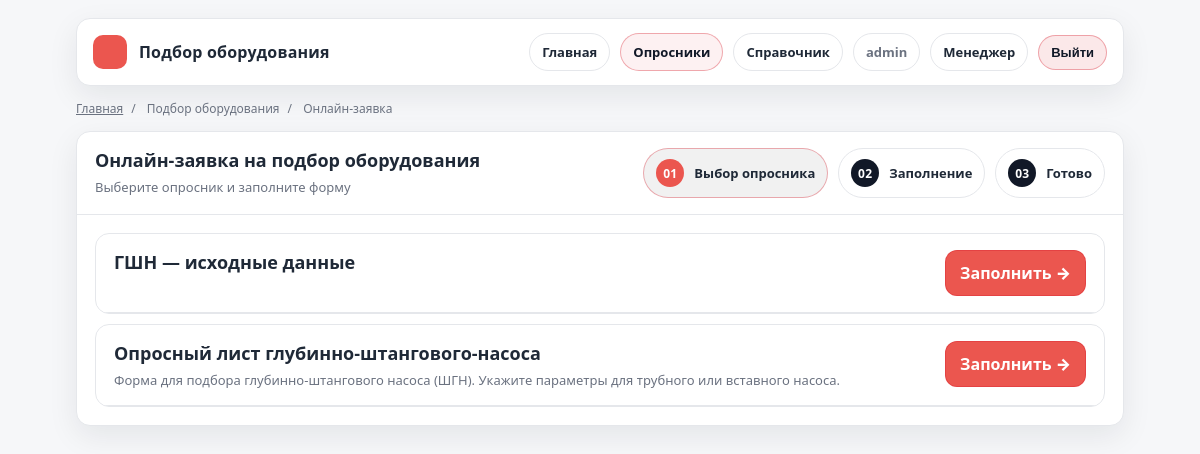
The app's page /q/ (signed in), older data.
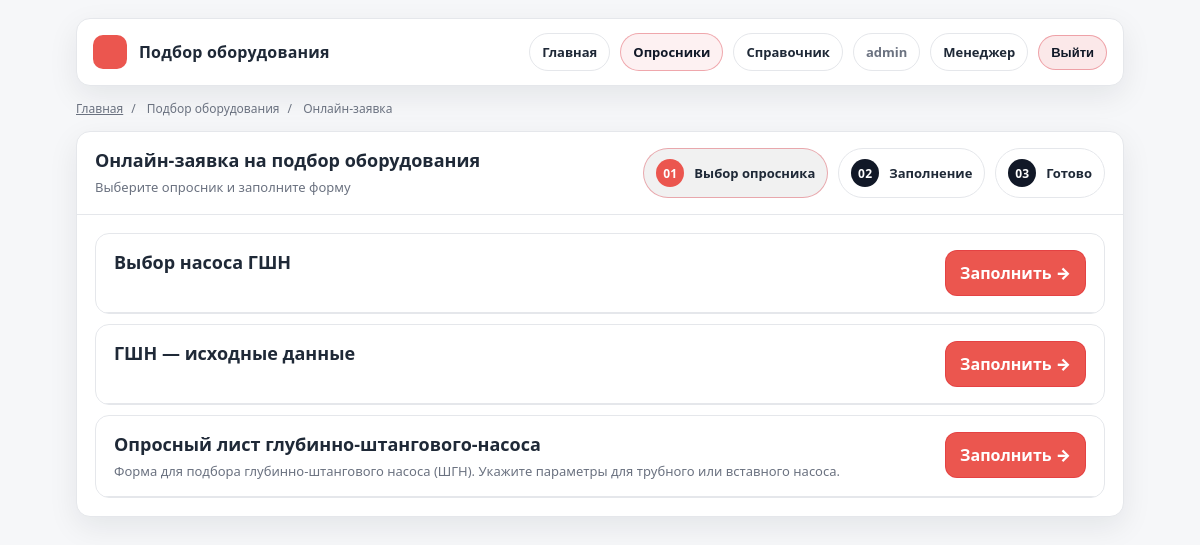
The same page, newer data.
### questionnaires/models.py (models this page shows, shortened)
class Questionnaire(models.Model):
    slug = models.SlugField(unique=True)
    title = models.CharField(max_length=200)
    description = models.TextField(blank=True)
    is_active = models.BooleanField(default=True)

### questionnaires/views.py (the view)
# urls.py: path("", views.questionnaire_list, name="questionnaire_list"),
@login_required
def questionnaire_list(request):
    items = Questionnaire.objects.filter(is_active=True).order_by("title")
    return render(request, "questionnaires/list.html", {"items": items})

### templates/questionnaires/list.html (shortened to what this page needs)
{% extends "base.html" %}
{% block crumbs %}
  <div class="crumbs">
    <a href="/">Главная</a><span class="sep">/</span>
    <span>Подбор оборудования</span><span class="sep">/</span>
    <span>Онлайн-заявка</span>
  </div>
{% endblock %}
{% block content %}
  <div class="card">
    <div class="card-head">
      <div>
        <h1 class="card-title">Онлайн-заявка на подбор оборудования</h1>
        <div class="card-sub">Выберите опросник и заполните форму</div>
      </div>
      <div class="stepper">
        <div class="step active"><span class="num">01</span> Выбор опросника</div>
        <div class="step"><span class="num">02</span> Заполнение</div>
        <div class="step"><span class="num">03</span> Готово</div>
      </div>
    </div>
    <div class="card-body">
      <div class="grid">
        {% for q in items %}
          <div class="card" style="margin-top:0; box-shadow:none;">
            <div class="card-head">
              <div>
                <h2 class="card-title">{{ q.title }}</h2>
                <div class="card-sub">{{ q.description }}</div>
              </div>
              <a class="btn primary" href="{% url 'start_questionnaire' slug=q.slug %}">Заполнить →</a>
            </div>
          </div>
        {% endfor %}
      </div>
    </div>
  </div>
{% endblock %}

Row changes from the older to the newer data that the page shows:
added Questionnaire: title "Выбор насоса ГШН"
